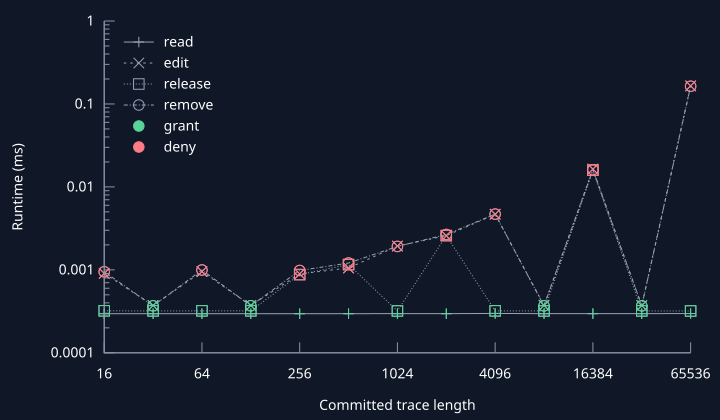

Write gnuplot code to recreate this figure.
W = 720; H = 420
load 'theme.gp'
set output 'lock.svg'
set xlabel 'Committed trace length' tc rgb '#ffffff'
set ylabel 'Runtime (ms)' tc rgb '#ffffff'
set key top left
set logscale x 2
set logscale y 10

set format x '%.0f'
set format y '%g'
set xrange [16:65536]
set xtics 16,4,65536
set mxtics 2
grant_color = 0x59d499
deny_color = 0xff7b86
plot 'lock.dat' using 1:2 with linespoints pt 1 dt 1 lc rgb MUTED title 'read', \
     '' using 1:3 with linespoints pt 2 dt 2 lc rgb MUTED title 'edit', \
     '' using 1:4 with linespoints pt 4 dt 3 lc rgb MUTED title 'release', \
     '' using 1:5 with linespoints pt 6 dt 4 lc rgb MUTED title 'remove', \
     '' using 1:2:($6 == 1 ? grant_color : deny_color) with points pt 1 lc rgb variable notitle, \
     '' using 1:3:($7 == 1 ? grant_color : deny_color) with points pt 2 lc rgb variable notitle, \
     '' using 1:4:($8 == 1 ? grant_color : deny_color) with points pt 4 lc rgb variable notitle, \
     '' using 1:5:($9 == 1 ? grant_color : deny_color) with points pt 6 lc rgb variable notitle, \
     keyentry with points pt 7 lc rgb grant_color title 'grant', \
     keyentry with points pt 7 lc rgb deny_color title 'deny'
